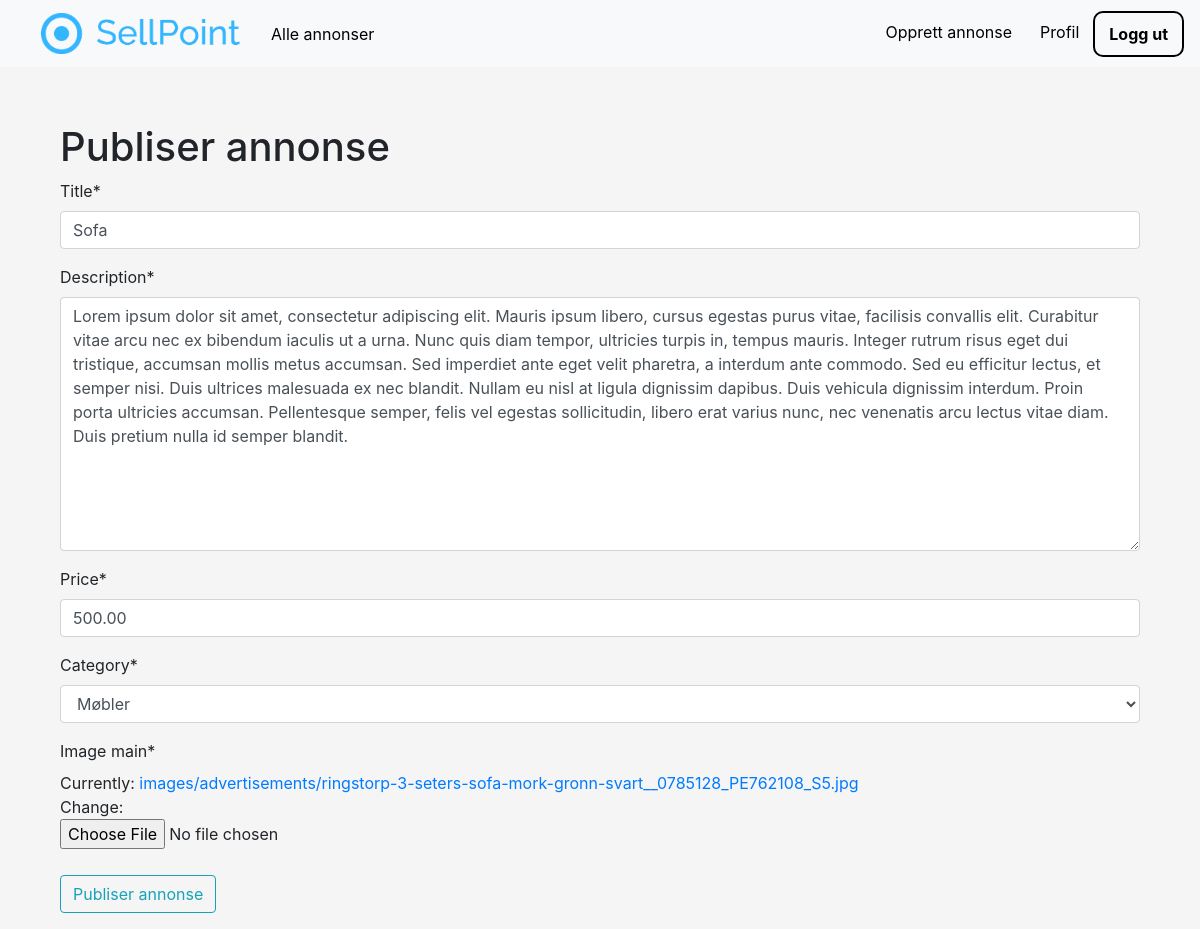
Page /advertisements/ad/2/update (signed in) on the committed database.
### advertisements/models.py (models this page shows, shortened)
class Advertisement(models.Model):
    title = models.CharField(max_length=32)
    description = models.TextField()
    price = models.DecimalField(max_digits=10, decimal_places=2, default=0.00)
    image_main = models.ImageField(upload_to='images/advertisements')
    latitude = models.DecimalField(max_digits=9, decimal_places=6, default=63.446827)
    longitude = models.DecimalField(max_digits=9, decimal_places=6, default=10.421906)
    published = models.DateTimeField(default=timezone.now)
    author = models.ForeignKey(User, on_delete=models.CASCADE)
    category = models.ForeignKey(Category, default=1, on_delete=models.DO_NOTHING, related_name='advertisement')

### advertisements/views.py (the view, shortened to what this page needs)
# urls.py: path('ad/<int:pk>/update', AdvertisementUpdateView.as_view(), name='ad-update'),
class AdvertisementUpdateView(
    LoginRequiredMixin,
    UserPassesTestMixin,
    UpdateView):
    model = Advertisement
    fields = ['title', 'description', 'price', 'category', 'image_main']
    def test_func(self):
        advertisement = self.get_object()
        if self.request.user == advertisement.author:
            return True
        else:
            return False

### advertisements/models.py (called while the page is built)
    def __str__(self):
        return self.name

### advertisements/templates/advertisements/advertisement_form.html (shortened to what this page needs)
{% extends "pages/base.html" %}
{% load crispy_forms_tags %}
{% block content %}
<div class = "container">
    <div class = "advertisement-detail">
        <form method="POST" enctype="multipart/form-data">
            <h1> Publiser annonse </h1>
            {{ form|crispy }}
            <button class="btn btn-outline-info" style="margin-top:10px">
                Publiser annonse
            </button>
        </form>
    </div>
</div>
{% endblock content %}

### pages/static/pages/main.css (style rules this page uses)
body { margin: 0px; background-color: #f5f5f5; }
.container { display: grid; grid-template-columns: 1fr; }

### rows in the picture
Advertisement: title "Sofa", description "Lorem ipsum dolor sit amet, consectetur adipiscing elit. Mauris ipsum libero, cursus egestas purus vitae, facilisis convallis elit. Curabitur vitae arcu nec ex bibendum iaculis ut a urna. Nunc quis diam tempor, ultricies turpis in, tempus mauris. Integer rutrum risus eget dui tristique, accumsan mollis metus accumsan. Sed imperdiet ante eget velit pharetra, a interdum ante commodo. Sed eu efficitur lectus, et semper nisi. Duis ultrices malesuada ex nec blandit. Nullam eu nisl at ligula dignissim dapibus. Duis vehicula dignissim interdum. Proin porta ultricies accumsan. Pellentesque semper, felis vel egestas sollicitudin, libero erat varius nunc, nec venenatis arcu lectus vitae diam. Duis…", price "500.00", category "Møbler"
